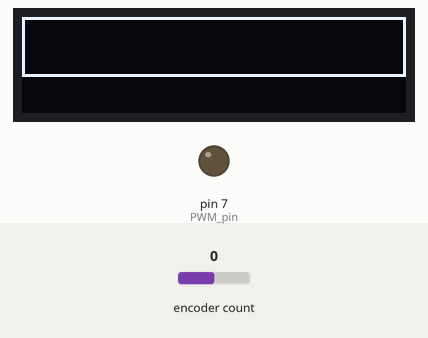
Recording of a program running on a simulated Arduino Nano, built with avr-gcc and run on an emulated ATmega328P. Shown: 128×32 one-colour display, output pins drawn as LEDs (lit = HIGH). Inputs (shaded band) come from the test bench; at power-on: encoder count 0.

Above: at 3.2 s.
3.3 s: encoder count set to -1
At 4.4 s:
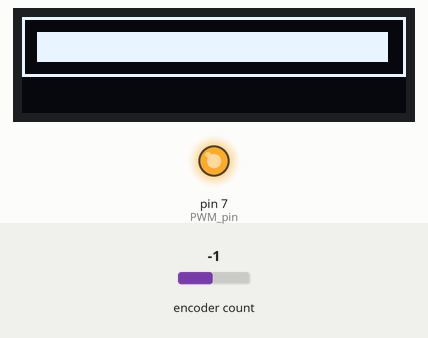
4.8 s: encoder count set to -2
At 5.7 s:
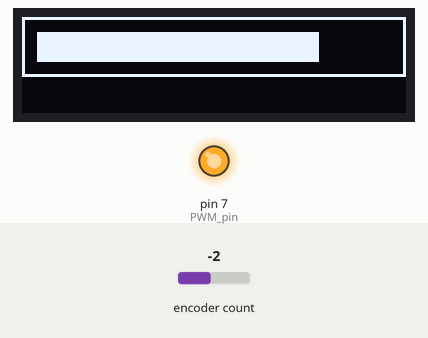
6.3 s: encoder count set to -3
At 6.7 s:
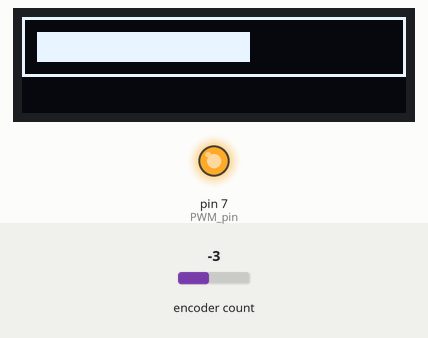
7.8 s: encoder count set to -4
At 8.9 s:
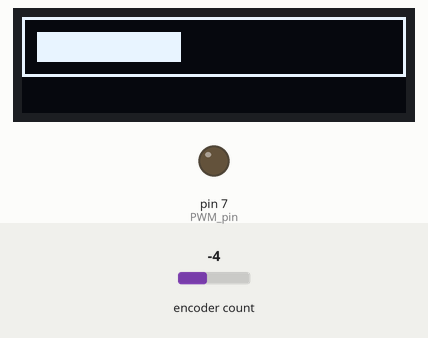
9.3 s: encoder count set to 0
At 10.0 s:
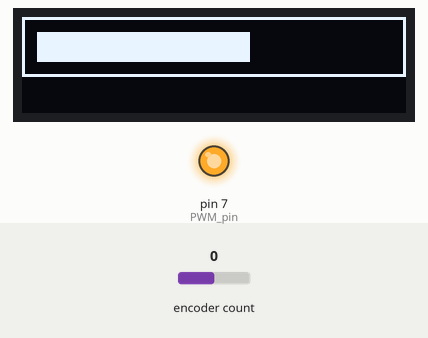
Timing chart, 0 to 11.8 s (numbered marks = the images above; inputs shaded):
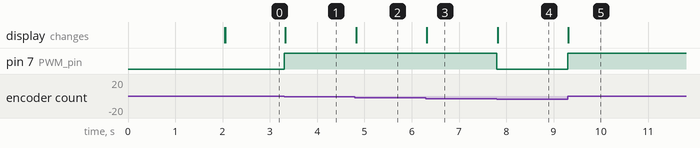

Measured:
- after the input at 3.3 s, pin 7 (PWM_pin): LOW → HIGH at once; the display: changes at once (image 1)
- after the input at 4.8 s, the display: changes at once (image 2)
- after the input at 6.3 s, the display: changes at once (image 3)
- after the input at 7.8 s, pin 7 (PWM_pin): HIGH → LOW at once; the display: changes at once (image 4)
- after the input at 9.3 s, pin 7 (PWM_pin): LOW → HIGH at once; the display: changes at once (image 5)

The program:

main.cpp
```cpp
#include <Wire.h>
#include <Adafruit_GFX.h>
#include <Adafruit_SSD1306.h>
#include <Fonts/FreeSansOblique9pt7b.h>
#include <RotaryEncoder.h>

// 128 by 32
#define SCREEN_WIDTH 128 // OLED display width
#define SCREEN_HEIGHT 32 // OLED display height
#define PWM_pin 7        // fan pwm

#define ROT_CLK 5
#define ROT_DT 6

// Declaration for an SSD1306 display connected to I2C (SDA, SCL pins)
Adafruit_SSD1306 display(SCREEN_WIDTH, SCREEN_HEIGHT, &Wire, -1);

int speed = 0; // fanspeed
int state_CLK; // CLK (A) state of the rotary encoder
int state_DT;  // DT (B) state of the rotary encoder
int pstate_CLK = 0;

RotaryEncoder encoder(ROT_CLK, ROT_DT, RotaryEncoder::LatchMode::TWO03);
void setup()
{
  Serial.begin(115200);

  pinMode(PWM_pin, OUTPUT);

  if (!display.begin(SSD1306_SWITCHCAPVCC, 0x3C))
  {
    Serial.println(F("SSD1306 allocation failed"));
    for (;;)
      ;
  }
  delay(2000);
  display.setFont(&FreeSansOblique9pt7b);
  display.clearDisplay();
  display.setTextSize(1);
  display.setTextColor(WHITE);
  display.setCursor(0, 10);

  display.println("Success!");
  display.display();
}

void loop()
{
  encoder.tick();
  state_CLK = encoder.getPosition();
  if (state_CLK != pstate_CLK)
  {
    if (encoder.getDirection() == RotaryEncoder::Direction::CLOCKWISE)
    {
      speed++;
    }
    else
    {
      speed--;
    }
    // bound speed between 0 and 5
    if (speed > 5)
    {
      speed = 0;
    }
    else if (speed < 0)
    {
      speed = 5;
    }

    pstate_CLK = state_CLK;
  }

  display.clearDisplay();
  // Indicator 5 steps
  display.drawRect(0, 0, 128, 20, WHITE);
  for (int i = 0; i < speed; i++)
  {
    display.fillRect(118 / 5 * i + 5, 5, 128 / 5, 10, WHITE);
  }

  analogWrite(PWM_pin, 255 / 5 * speed); // Adjust fan speed
  display.display();
}
```
